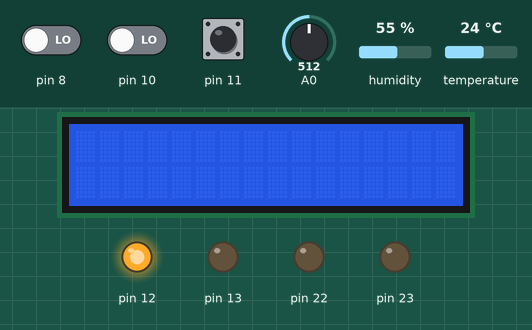
Simulated run of this sketch. Board: Arduino Uno, built with avr-gcc and run on an emulated ATmega328P. Parts: 16×2 character LCD, output pins drawn as LEDs (lit = HIGH). The inputs (shaded band) are chosen by the test bench; at power-on: pin 11 LOW, pin 8 LOW, pin 10 LOW, A0 = 512, humidity 55 %, temperature 24 °C. The local clock reads 2024-03-15 10:24:30 at power-on unless the sketch sets it; pins used as bus, display or sensor lines are not drawn; what the sketch prints to the serial monitor is not drawn.

Above: at 1.2 s.
1.3 s: pin 11 pulsed HIGH 2 times (0.12 s each, 0.3 s apart)
At 1.59 s:
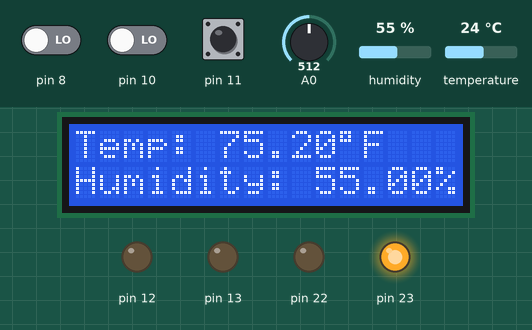
Timing chart, 0 to 4.3 s (numbered marks = the images above; inputs shaded):
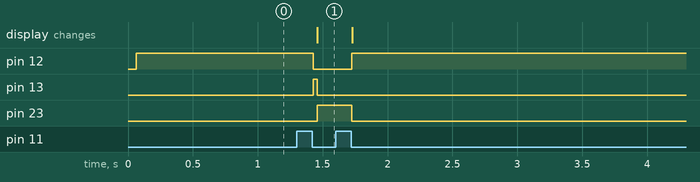

Measured:
- after the input at 1.3 s, pin 12: HIGH → LOW after 0.13 s, → HIGH 0.30 s later; pin 13: LOW → HIGH after 0.13 s, → LOW 0.03 s later; pin 23: LOW → HIGH after 0.16 s, → LOW 0.26 s later; the display: changes after 0.16 s (image 1)

The sketch:

Final_Project.ino
```cpp
#include <DHT.h>
#include <LiquidCrystal.h>
#include <uRTCLib.h>
//#include <Stepper.h>

// Define Port B Register Pointers
volatile unsigned char *port_b = (unsigned char *)0x25;
volatile unsigned char *ddr_b = (unsigned char *)0x24;
volatile unsigned char *pin_b = (unsigned char *)0x23;

#define RDA 0x80
#define TBE 0x20

volatile unsigned char *myUCSR0A = (unsigned char *)0x00C0;
volatile unsigned char *myUCSR0B = (unsigned char *)0x00C1;
volatile unsigned char *myUCSR0C = (unsigned char *)0x00C2;
volatile unsigned int *myUBRR0 = (unsigned int *)0x00C4;
volatile unsigned char *myUDR0 = (unsigned char *)0x00C6;

volatile unsigned char *my_ADMUX = (unsigned char *)0x7C;
volatile unsigned char *my_ADCSRB = (unsigned char *)0x7B;
volatile unsigned char *my_ADCSRA = (unsigned char *)0x7A;
volatile unsigned int *my_ADC_DATA = (unsigned int *)0x78;

#define DHTPIN 9
#define DHTTYPE DHT11
DHT dht(DHTPIN, DHTTYPE);

LiquidCrystal lcd(7, 6, 5, 4, 3, 2);

uRTCLib rtc(0x68);
char daysOfTheWeek[7][12] = {"Sunday", "Monday", "Tuesday", "Wednesday", "Thursday", "Friday", "Saturday"};

//const int stepsPerRevolution = 2038;
//Stepper myStepper = Stepper(stepsPerRevolution, 30, 26, 28, 22);

#define DISABLED 1
#define IDLE 2
#define ERROR 3
#define RUNNING 4

int systemMode = DISABLED;
bool systemOn = 0;
int globalTimer;
bool initialRun = 1;
float temp = 0;

void setup() {
  // setup the UART
  U0init(9600);
  // setup the GPIO
  setOutput(1); // For fan
  setInput(2);  // Reset Button
  setInput(3);  // Start/Stop Button
  setOutput(4);
  setOutput(5);
  setOutput(6);
  setOutput(7);
  // setup the ADC
  adc_init();

  // Other setup
  dht.begin();
  lcd.begin(16, 2);
  URTCLIB_WIRE.begin();
  //rtc.set(0, 10, 20, 3, 9, 5, 23);
  Serial.print("Turned on at: ");
  RTCprint();
}

void loop() {
  if (systemMode == DISABLED) {
    writePB(1, 0);
    writePB(4, 1);
    writePB(5, 0);
    writePB(6, 0);
    writePB(7, 0);
    if (readPB(3) == 1) {
      systemMode = IDLE;
      while (readPB(3) == 1) {}  //Delays changing until button is released
      Serial.print("Switched to Idle at: ");
      RTCprint();
    }
    //myStepper.setSpeed(0);
    lcd.setCursor(0, 0);
    lcd.print("                ");
    lcd.setCursor(0, 1);
    lcd.print("                ");
    initialRun = 1;

  }

  else if (systemMode == IDLE) {
    writePB(1, 0);
    writePB(4, 0);
    writePB(5, 1);
    writePB(6, 0);
    writePB(7, 0);
    if (readPB(3) == 1) {
      systemMode = DISABLED;
      while (readPB(3) == 1) {}  //Delays changing until button is released
      Serial.print("Switched to Disabled at: ");
      RTCprint();
    }
    lcdTempAndHumidity();
    //myStepper.setSpeed(0);
    temp = dht.readTemperature(true);
    if (temp > 75) { // Changes to running at 75 degrees
      systemMode = RUNNING;
      Serial.print("Switched to Running at: ");
      RTCprint();
    }
    if(readWaterLevel() < 200) {
      systemMode = ERROR;
      Serial.print("Switched to Error at: ");
      RTCprint();
    }
  }

  else if (systemMode == ERROR) {
    writePB(1, 0);
    writePB(4, 0);
    writePB(5, 0);
    writePB(6, 1);
    writePB(7, 0);
    if (readPB(3) == 1) {
      systemMode = DISABLED;
      while (readPB(3) == 1) {}  //Delays changing until button is released
      Serial.print("Switched to Disabled at: ");
      RTCprint();
    }
    //myStepper.setSpeed(0);
    lcd.setCursor(0, 0);
    lcd.print("Error: Water lev");
    lcd.setCursor(0, 1);
    lcd.print("el is too low   ");
    initialRun = 1;
    if (readPB(2) == 1) { // If reset button is pushed and water level is above threshold
      if(readWaterLevel() > 200) {
        systemMode = IDLE;
        Serial.print("Switched to Idle at: ");
        RTCprint();
      }
    }
  }

  else if (systemMode == RUNNING) {
    writePB(1, 1);
    writePB(4, 0);
    writePB(5, 0);
    writePB(6, 0);
    writePB(7, 1);
    if (readPB(3) == 1) {
      systemMode = DISABLED;
      while (readPB(3) == 1) {}  //Delays changing until button is released
      Serial.print("Switched to Disabled at: ");
      RTCprint();
    }
    lcdTempAndHumidity();
    //myStepper.setSpeed(5);
	  //myStepper.step(stepsPerRevolution);
    if (temp < 75) { // Changes to running at 75 degrees
      systemMode = IDLE;
      Serial.print("Switched to idle at: ");
      RTCprint();
    }
    if(readWaterLevel() < 200) {
      systemMode = ERROR;
      Serial.print("Switched to Error at: ");
      RTCprint();
    }
  }
}

//This is a function used to get the water level
int readWaterLevel() {
  int val = adc_read(0);
  return val;
}

void RTCprint() {
  rtc.refresh();

  Serial.print(rtc.year());
	Serial.print('/');
	Serial.print(rtc.month());
	Serial.print('/');
	Serial.print(rtc.day());

	Serial.print(' ');

	Serial.print(rtc.hour());
	Serial.print(':');
	Serial.print(rtc.minute());
	Serial.print(':');
	Serial.print(rtc.second());

	Serial.print(" (");
  Serial.print(daysOfTheWeek[rtc.dayOfWeek()-1]);
  Serial.print(") ");

	Serial.println();
}

void lcdTempAndHumidity() {

  if(millis() > globalTimer + 60000 || initialRun) {
    // Updates once every minute or when it is run for the first time after
    // switching off of disabled
    lcd.setCursor(0, 0);
    lcd.print("Temp: ");
    lcd.print(dht.readTemperature(true));
    lcd.print((char)223);
    lcd.print("F   ");
    lcd.setCursor(0, 1);
    lcd.print("Humidity: ");
    lcd.print(dht.readHumidity());
    lcd.print("%");
    globalTimer = millis();
    initialRun = 0;
  }
}

void setOutput(unsigned char pin_num) {
  *ddr_b |= 0x01 << pin_num;
}

void setInput(unsigned char pin_num) {
  *ddr_b &= ~(0x01 << pin_num);
}

int readPB(unsigned char pin_num) {
  if (*pin_b & (0x01 << pin_num)) {
    return 1;
  }
  // if the pin is low
  else {
    return 0;
  }
}

void writePB(unsigned char pin_num, unsigned char state) {
  if (state == 0) {
    *port_b &= ~(0x01 << pin_num);
  } else {
    *port_b |= 0x01 << pin_num;
  }
}

void adc_init() {
  // setup the A register
  *my_ADCSRA |= 0b10000000;  // set bit   7 to 1 to enable the ADC
  *my_ADCSRA &= 0b11011111;  // clear bit 6 to 0 to disable the ADC trigger mode
  *my_ADCSRA &= 0b11110111;  // clear bit 5 to 0 to disable the ADC interrupt
  *my_ADCSRA &= 0b11111000;  // clear bit 0-2 to 0 to set prescaler selection to slow reading
  // setup the B register
  *my_ADCSRB &= 0b11110111;  // clear bit 3 to 0 to reset the channel and gain bits
  *my_ADCSRB &= 0b11111000;  // clear bit 2-0 to 0 to set free running mode
  // setup the MUX Register
  *my_ADMUX &= 0b01111111;  // clear bit 7 to 0 for AVCC analog reference
  *my_ADMUX |= 0b01000000;  // set bit   6 to 1 for AVCC analog reference
  *my_ADMUX &= 0b11011111;  // clear bit 5 to 0 for right adjust result
  *my_ADMUX &= 0b11100000;  // clear bit 4-0 to 0 to reset the channel and gain bits
}

unsigned int adc_read(unsigned char adc_channel_num) {
  // clear the channel selection bits (MUX 4:0)
  *my_ADMUX &= 0b11100000;
  // clear the channel selection bits (MUX 5)
  *my_ADCSRB &= 0b11110111;
  // set the channel number
  if (adc_channel_num > 7) {
    // set the channel selection bits, but remove the most significant bit (bit 3)
    adc_channel_num -= 8;
    // set MUX bit 5
    *my_ADCSRB |= 0b00001000;
  }
  // set the channel selection bits
  *my_ADMUX += adc_channel_num;
  // set bit 6 of ADCSRA to 1 to start a conversion
  *my_ADCSRA |= 0x40;
  // wait for the conversion to complete
  while ((*my_ADCSRA & 0x40) != 0)
    ;
  // return the result in the ADC data register
  return *my_ADC_DATA;
}

void U0init(int U0baud) {
  unsigned long FCPU = 16000000;
  unsigned int tbaud;
  tbaud = (FCPU / 16 / U0baud - 1);
  // Same as (FCPU / (16 * U0baud)) - 1;
  *myUCSR0A = 0x20;
  *myUCSR0B = 0x18;
  *myUCSR0C = 0x06;
  *myUBRR0 = tbaud;
}
```
